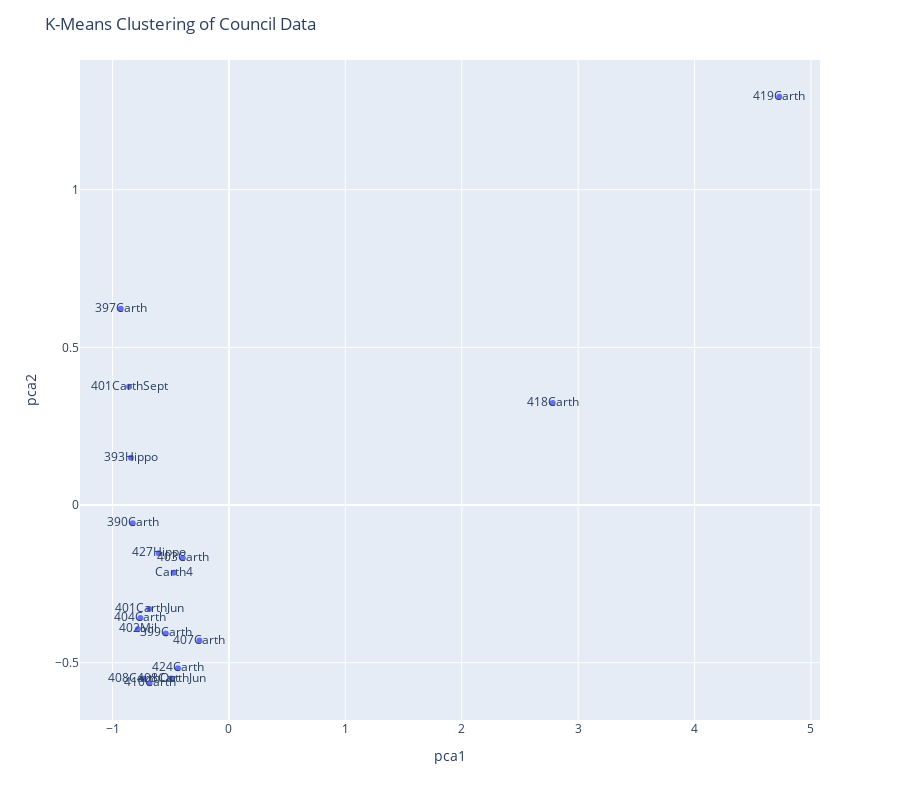

The notebook cell this image was saved under:
### Code cell
import pandas as pd
import seaborn as sns
import matplotlib.pyplot as plt
from sklearn.decomposition import PCA
from sklearn.cluster import KMeans
### Run PCA on the data and reduce the dimensions in pca_num_components dimensions
### Get all the features columns except the class
features = list(df.columns)[1:-2]

### Get the features data
data = df[features]
clustering_kmeans = KMeans(n_clusters=5, precompute_distances="auto", n_jobs=-1)
data['clusters'] = clustering_kmeans.fit_predict(data)
reduced_data = PCA(n_components=2).fit_transform(data)
results = pd.DataFrame(reduced_data,columns=['pca1','pca2'])
results["councils"] = councils
# plt.scatter(x="pca1", y="pca2", data=results)
# plt.title('K-means Clustering with 2 dimensions')
# plt.show()
results.drop([8, 7, 14],axis=0,inplace=True)
import pandas as pd
pd.options.plotting.backend = "plotly"
fig = results.plot.scatter(x="pca1", y="pca2", text="councils")
fig.update_layout(
    height=800,
    title_text='K-Means Clustering of Council Data'
)
fig.show()

### Figure 1 — Plotly figure (JSON) as saved in the notebook; plotly's stock layout.template omitted (floating-point values rounded to 4 significant figures)
{"data": [{"hovertemplate": "pca1=%{x}<br>pca2=%{y}<br>councils=%{text}<extra></extra>", "legendgroup": "", "marker": {"color": "#636efa", "symbol": "circle"}, "mode": "markers+text", "name": "", "orientation": "v", "showlegend": false, "text": ["403Carth", "419Carth", "393Hippo", "408CarthOct", "401CarthSept", "427Hippo", "399Carth", "418Carth", "410Carth", "424Carth", "401CarthJun", "397Carth", "407Carth", "404Carth", "402Mil", "408CarthJun", "390Carth", "Carth4"], "type": "scatter", "x": [-0.3958, 4.727, -0.841, -0.736, -0.8573, -0.6035, -0.5421, 2.781, -0.6817, -0.438, -0.6837, -0.9291, -0.2535, -0.7606, -0.7821, -0.4934, -0.8265, -0.475], "xaxis": "x", "y": [-0.1681, 1.295, 0.1501, -0.551, 0.3754, -0.1531, -0.407, 0.3235, -0.5652, -0.5172, -0.3295, 0.6223, -0.4298, -0.3584, -0.3935, -0.5503, -0.05757, -0.2143], "yaxis": "y"}], "layout": {"height": 800, "legend": {"tracegroupgap": 0}, "margin": {"t": 60}, "title": {"text": "K-Means Clustering of Council Data"}, "xaxis": {"anchor": "y", "domain": [0, 1], "title": {"text": "pca1"}}, "yaxis": {"anchor": "x", "domain": [0, 1], "title": {"text": "pca2"}}}}
